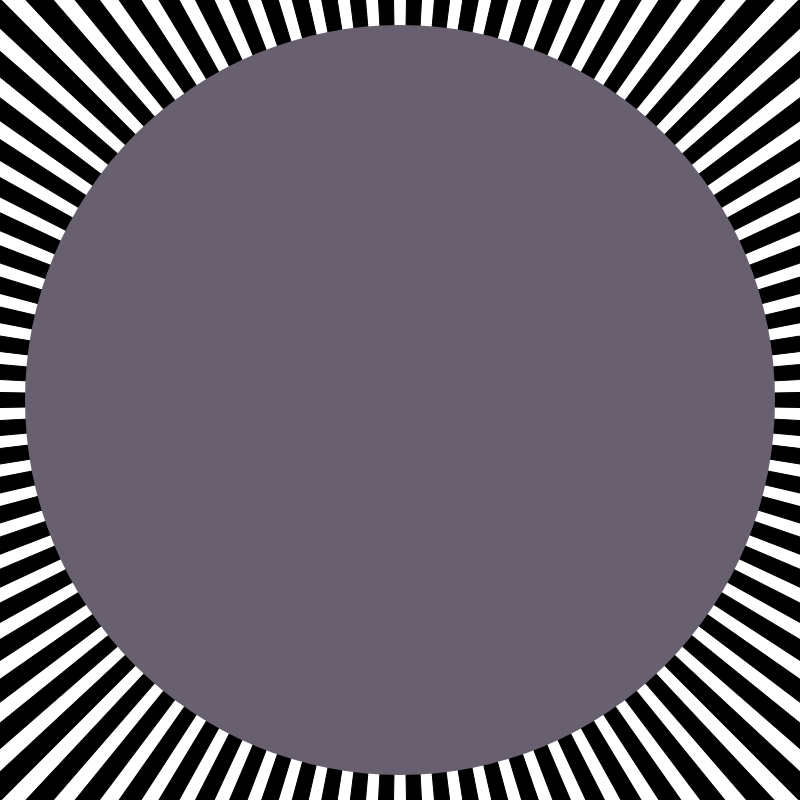
Frame 1 (no input)
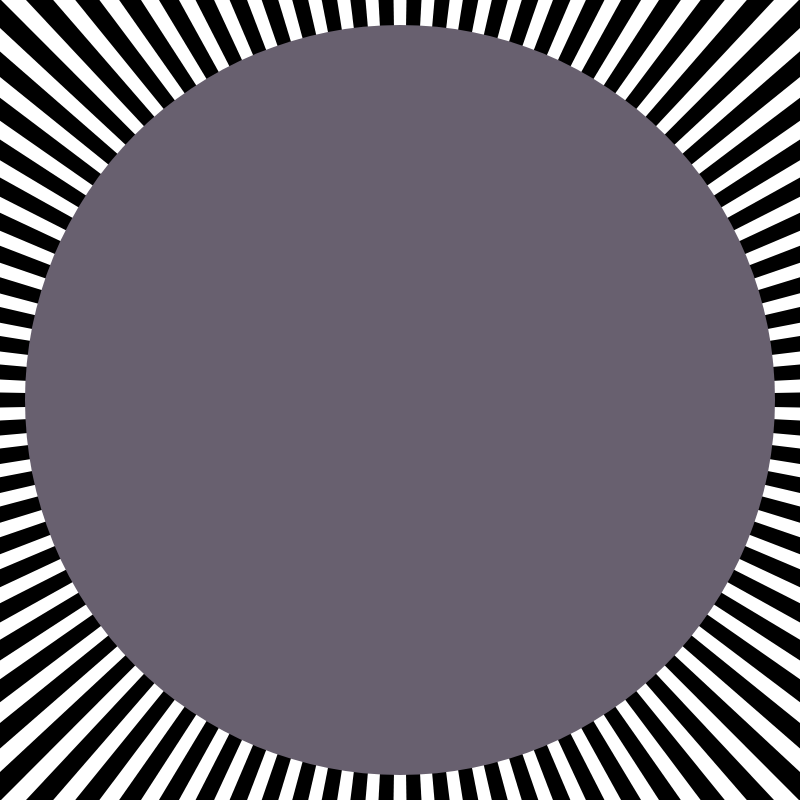
Frame 60 (no input)
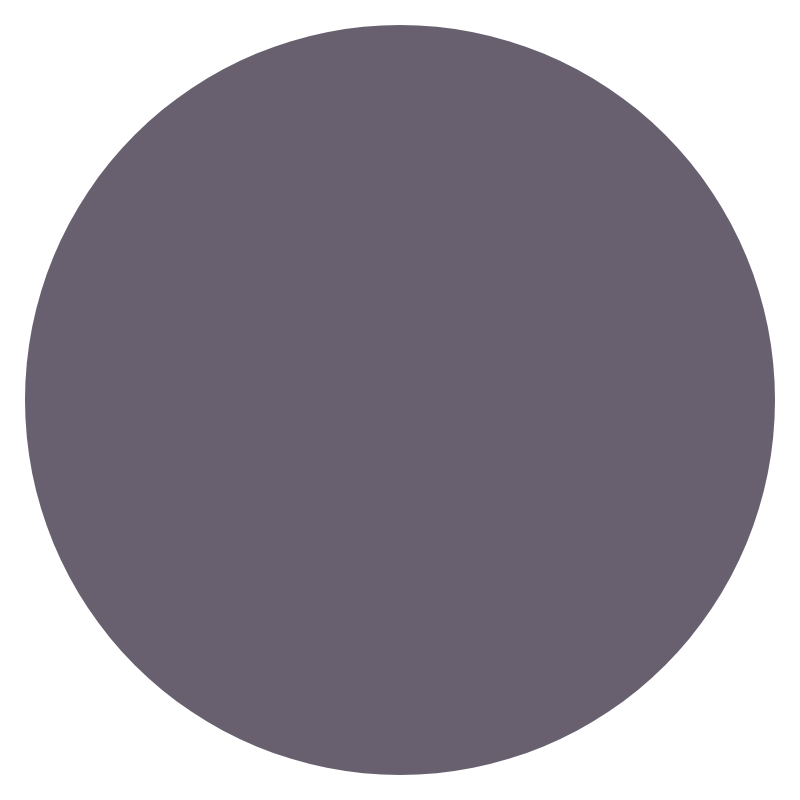
Frame 120 (the mouse pressed at the canvas centre since frame 60)

The p5.js sketch that drew these frames (run headless with seeded random() and noise() and a simulated clock; from frame 60 on, the mouse is pressed at the canvas centre):

// p5.js sketch
// ── sketch.js
// Optical Illusions - Five - Leviant Enigma

let linesShowing = true;

async function setup() {
  createCanvas(800, 800);
  angleMode(DEGREES);
}

function draw() {
  background("white");
  if (linesShowing) {
    linesFromCenter(90);
  }
  concentricCircles();
}

function mousePressed() {
  linesShowing = !linesShowing;
}

function concentricCircles() {
  fill(104, 96, 111);
  ellipseMode(CENTER);
  noStroke();
  ellipse(width/2, height/2, 750);
}

function linesFromCenter(howMany) {
  let angleChange = 360/howMany;
  let maxThickness = 15;
  push();
  translate(width/2, height/2);
  fill("black");
  for (let i=0; i<howMany; i++) {
    quad(0, 0, width, -maxThickness, width, maxThickness, 0, 0);
    rotate(angleChange);
  }
  pop();
}
